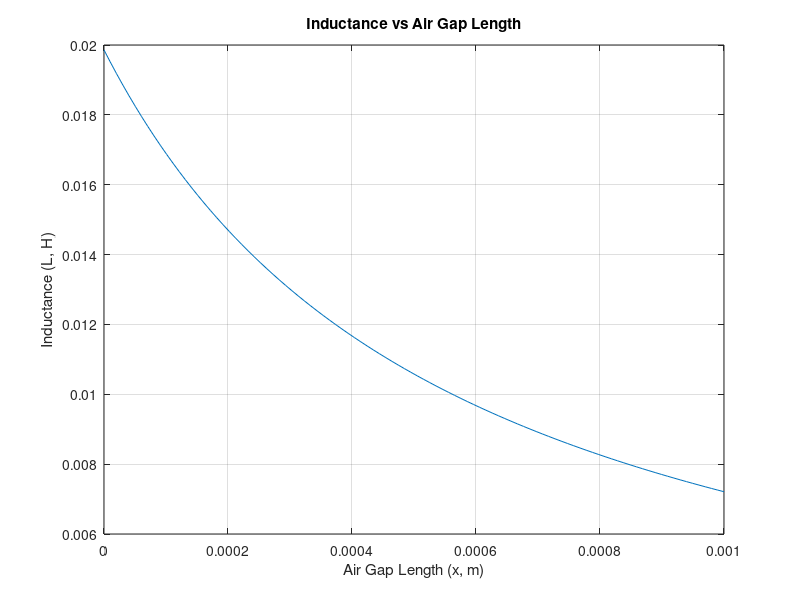

This chart was generated by the following MATLAB code:
mu_0 = 4 * pi * 1e-7;
mu_r = 1000;
A_outer = 1e-4;
A_middle = 2e-4;
N = 300;

% Range of x
x = linspace(0, 0.001, 100); % 100 points between 0 and 0.001 m

% Reluctances
R_left_core = (0.1 - x) ./ (mu_0 * mu_r * A_outer);
R_right_core = R_left_core; % Symmetric
R_left_gap = x ./ (mu_0 * A_outer);
R_right_gap = R_left_gap;
R_middle_core = (0.04 - (x + 0.001)) ./ (mu_0 * mu_r * A_middle);
R_middle_gap = (x + 0.001) ./ (mu_0 * A_middle);

% Total reluctances
R_left = R_left_core + R_left_gap;
R_right = R_right_core + R_right_gap;
R_parallel = 1 ./ (1 ./ R_left + 1 ./ R_right);
R_middle = R_middle_core + R_middle_gap;
R_total = R_parallel + R_middle;

% Inductance
L = N^2 ./ R_total;

% Plot
plot(x, L);
xlabel('Air Gap Length (x, m)');
ylabel('Inductance (L, H)');
title('Inductance vs Air Gap Length');
grid on;
